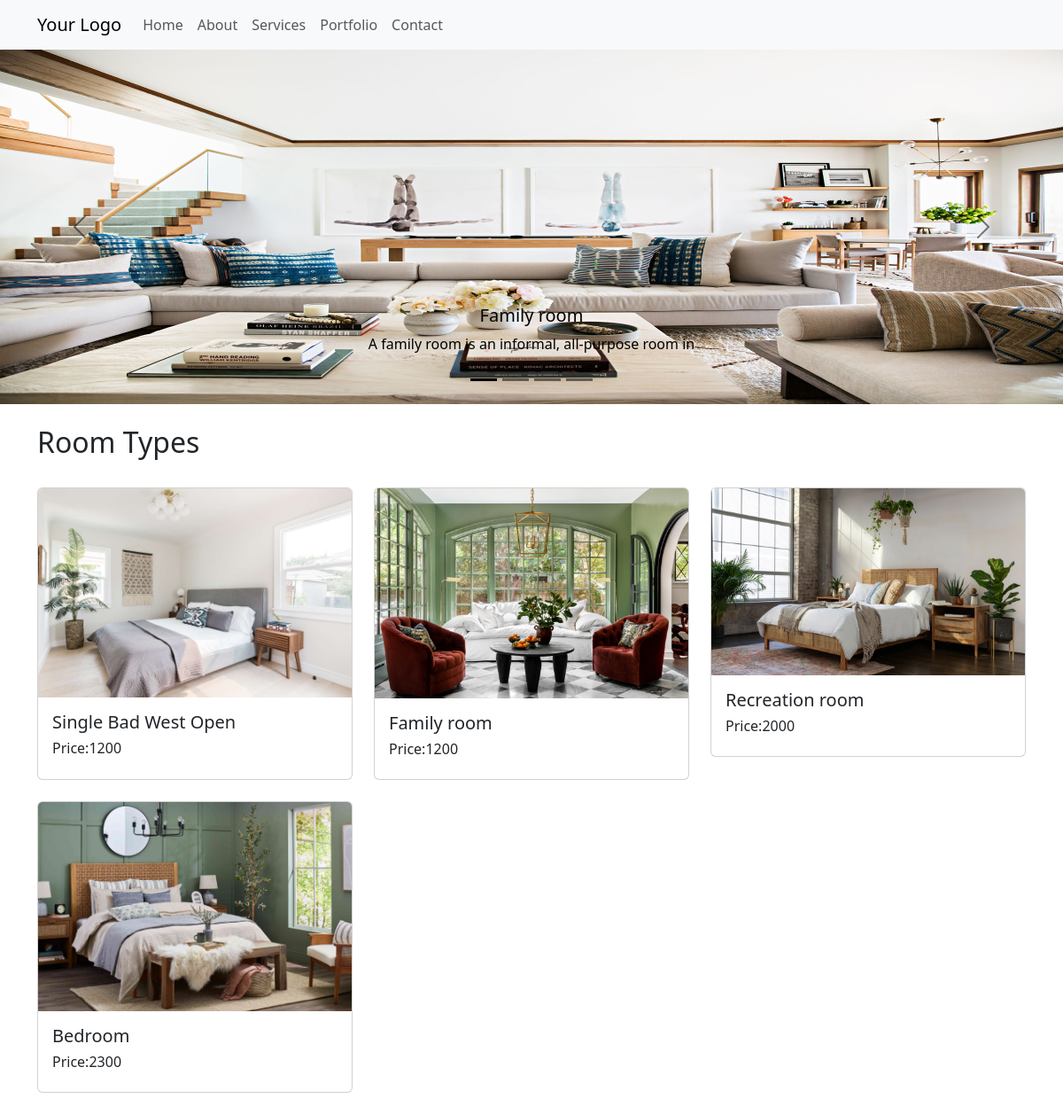
The page / on the database its author committed.
### bookingapp/models.py (models this page shows, shortened)
class BaseModel(models.Model):
    id = models.UUIDField(
        default=uuid.uuid4, editable=False, auto_created=True, primary_key=True
    )
    created_at = models.DateTimeField(auto_now_add=True, null=True, blank=True)
    updated_at = models.DateTimeField(auto_now=True, null=True, blank=True)
    class Meta:
        abstract = True

class SliderImage(BaseModel):
    title = models.CharField(max_length=50, default="")
    description = models.CharField(max_length=50, default="")
    image = models.ImageField(upload_to="slider/", default="")

class Room(BaseModel):
    choise = (("available", "available"), ("booked", "booked"))
    room_number = models.CharField(max_length=10, unique=True, default="")
    room_type = models.CharField(max_length=50, default="")
    price = models.CharField(max_length=20, default="")
    description = models.TextField(default="")
    status = models.CharField(choices=choise, default="available", max_length=50)
    image = models.ImageField(upload_to="room/", default="room/dummy.png")

### bookingapp/views.py (the view)
# urls.py: path('',slider_view, name='slider')
def slider_view(request):
    fetch_slider_images = SliderImage.objects.all()
    fetch_room = Room.objects.all()
    data= {
        'slider_images': fetch_slider_images,
        'room' : fetch_room
    }
    return render(request,'index.html', data)

### templates/index.html (shortened to what this page needs)
<!DOCTYPE html>
<html lang="en">
<head>
    <link href="https://cdn.jsdelivr.net/npm/bootstrap@5.3.0/dist/css/bootstrap.min.css" rel="stylesheet">
</head>
<body>
    <nav class="navbar navbar-expand-lg navbar-light bg-light">
    <div class="container">
        <a class="navbar-brand" href="#">Your Logo</a>
        <div class="collapse navbar-collapse" id="navbarNav">
            <ul class="navbar-nav ml-auto">
                <li class="nav-item">
                    <a class="nav-link" href="#">Home</a>
                </li>
                <li class="nav-item">
                    <a class="nav-link" href="#">About</a>
                </li>
                <li class="nav-item">
                    <a class="nav-link" href="#">Services</a>
                </li>
                <li class="nav-item">
                    <a class="nav-link" href="#">Portfolio</a>
                </li>
                <li class="nav-item">
                    <a class="nav-link" href="#">Contact</a>
                </li>
            </ul>
        </div>
    </div>
</nav>
<div id="carouselExampleDark" class="carousel carousel-dark slide" data-bs-ride="carousel">
    <div class="carousel-indicators">
        {% for image in slider_images %}
        <button type="button" data-bs-target="#carouselExampleDark" data-bs-slide-to="{{ forloop.counter0 }}"
            {% if forloop.first %}class="active" aria-current="true"{% endif %} aria-label="Slide {{ forloop.counter }}">
        </button>
        {% endfor %}
    </div>
    <div class="carousel-inner">
        {% for image in slider_images %}
        <div class="carousel-item {% if forloop.first %}active{% endif %}" data-bs-interval="10000">
            <img src="{{ image.image.url }}" class="d-block w-100" alt="{{ image.title }}" height="400px">
            <div class="carousel-caption d-none d-md-block">
                <h5>{{ image.title }}</h5>
                <p>{{ image.description }}</p>
            </div>
        </div>
        {% endfor %}
    </div>
    <button class="carousel-control-prev" type="button" data-bs-target="#carouselExampleDark" data-bs-slide="prev">
        <span class="carousel-control-prev-icon" aria-hidden="true"></span>
    </button>
    <button class="carousel-control-next" type="button" data-bs-target="#carouselExampleDark" data-bs-slide="next">
        <span class="carousel-control-next-icon" aria-hidden="true"></span>
    </button>
</div>
<div class="container mt-4">
    <h2>Room Types</h2>
    <br/>
    <div class="row">
        {% for room in room %}
        <div class="col-md-4">
            <div class="card">
                <img src="{{ room.image.url }}" class="card-img-top" alt="{{ room.title }}">
                <div class="card-body">
                    <h5 class="card-title">{{ room.room_type }}</h5>
                    <h6 class="card-title">Price:{{ room.price }}</h6>
                </div>
            </div>
        <br>
        </div>
        {% endfor %}
    </div>
</div>
</body>
</html>

### rows shown on the page
SliderImage: image (picture), title "Family room", description "A family room is an informal, all-purpose room in"
Room: image (picture), room_type "Single Bad West Open", price "1200"
Room: image (picture), room_type "Family room", price "1200"
Room: image (picture), room_type "Recreation room", price "2000"
Room: image (picture), room_type "Bedroom", price "2300"
